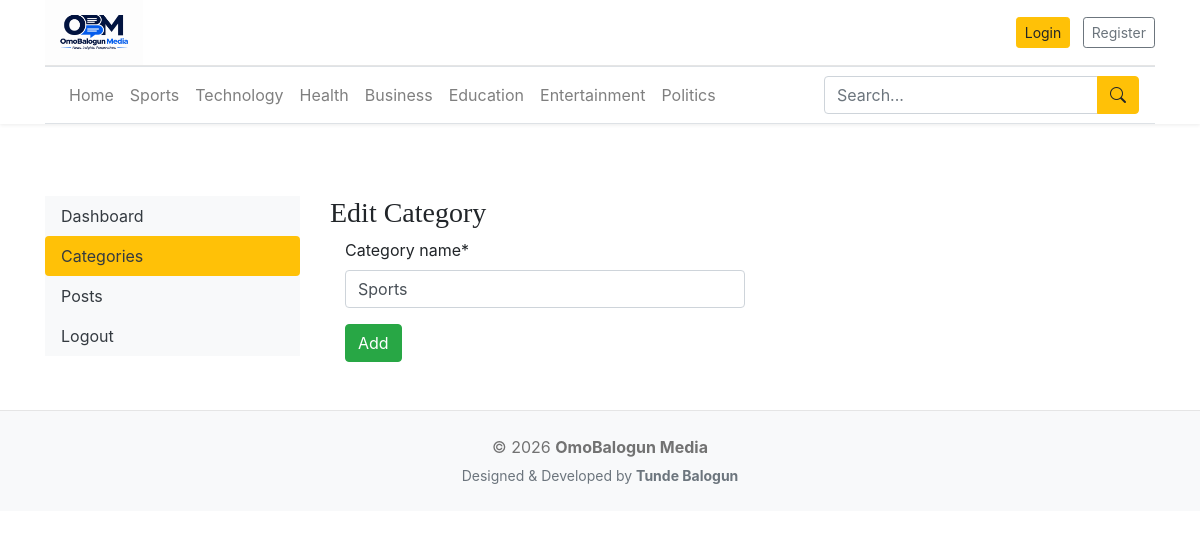
The page /dashboard/categories/edit/1/ on the database its author committed.
### blogs/models.py (models this page shows, shortened)
class Category(models.Model):
    category_name = models.CharField(max_length=50, unique=True)
    created_at = models.DateTimeField(auto_now_add=True)
    updated_at = models.DateTimeField(auto_now=True)
    class Meta:
        verbose_name_plural = 'categories'

### dashboards/views.py (the view)
# urls.py: path('categories/edit/<int:pk>/', views.edit_category_view, name='edit_category'),
def edit_category_view(request, pk):
    category = get_object_or_404(Category, pk=pk)
    form = CategoryForm(instance=category)
    if request.method == 'POST':
        form = CategoryForm(request.POST,instance=category)
        if form.is_valid():
            form.save()
            return redirect('categories')
    context = {
        'form': form,
        'category': category,
    }
    return render(request, 'dashboard/edit_category.html', context)

### dashboards/forms.py
class CategoryForm(forms.ModelForm):
    class Meta:
        model = Category
        fields = '__all__'

### blogs/context_processors.py (called while the page is built)
def get_categories(request):
    categories = Category.objects.all()
    return dict(categories= categories)

### templates/dashboard/edit_category.html (shortened to what this page needs)
{% extends 'blog_main/layout.html' %}
{% load crispy_forms_tags %}
{% block content %}
<div class="row pt-5">
    {% include 'blog_main/sidebar.html' %}
    <div class="col">
        <h3>Edit Category</h3>
        <div class="container">
            <form action="{% url 'edit_category' category.id %}" method="POST" style="width: 400px;">
                {{ form | crispy }}
                <button class="btn btn-success" type="submit">Add</button>
            </form>
        </div>
    </div>
</div>
{% endblock %}

### templates/blog_main/layout.html (shortened to what this page needs)
{% load static %}
<!DOCTYPE html>
<html lang="en">
<head>
    <link rel="stylesheet"
          href="https://cdn.jsdelivr.net/npm/bootstrap@4.6.2/dist/css/bootstrap.min.css">
    <link href="{% static 'css/blog.css' %}" rel="stylesheet">
    <link rel="stylesheet"
          href="https://cdnjs.cloudflare.com/ajax/libs/font-awesome/4.7.0/css/font-awesome.min.css">
    <link rel="stylesheet"
          href="https://cdn.jsdelivr.net/npm/bootstrap-icons@1.11.3/font/bootstrap-icons.min.css">
</head>
<body>
<div class="sticky-top fixed-header-wrap">
    <div class="container">
        <header class="blog-header py-0">
            <div class="row align-items-center">
                <div class="col-md-6 col-12 text-center text-md-left mb-3 mb-md-0">
                    <a href="{% url 'home' %}">
                        <img src="{% static 'images/obm.png' %}"
                             class="img-fluid"
                             alt="OmoBalogun Media"
                             style="max-height:65px;">
                    </a>
                </div>
            <div class="col-md-6 col-12 text-center text-md-right">
                {% if not user.is_authenticated %}
                    <a href="{% url 'login' %}"
                       class="btn btn-warning btn-sm mr-2">
                        Login
                    </a>
                    <a href="{% url 'register' %}"
                       class="btn btn-outline-secondary btn-sm">
                        Register
                    </a>
                {% endif %}
            </div>
            </div>
        </header>
        <nav class="navbar navbar-expand-lg navbar-light bg-white border-top border-bottom mb-4">
            <div class="collapse navbar-collapse"
                 id="mainNavbar">
                <ul class="navbar-nav mr-auto">
                    <li class="nav-item">
                        <a class="nav-link"
                           href="{% url 'home' %}">
                            Home
                        </a>
                    </li>
                    {% for category in categories %}
                    <li class="nav-item">
                        <a class="nav-link"
                           href="{% url 'category' category.id %}">
                            {{ category.category_name }}
                        </a>
                    </li>
                    {% endfor %}
                </ul>
                <form class="form-inline my-2 my-lg-0"
                      action="{% url 'search' %}"
                      method="GET">
                    <div class="input-group">
                        <input
                            class="form-control"
                            type="search"
                            placeholder="Search..."
                            name="keyword">
                        <div class="input-group-append">
                            <button
                                class="btn btn-warning"
                                type="submit">
                                <i class="bi bi-search"></i>
                            </button>
                        </div>
                    </div>
                </form>
            </div>
        </nav>
    </div>
</div>
<div class="container">
    {% block content %}
    {% endblock %}
</div>
<footer class="blog-footer bg-light mt-5 py-4">
    <div class="container text-center">
        <p class="mb-1">
            © {% now "Y" %}
            <strong>OmoBalogun Media</strong>
        </p>
        <small class="text-muted">
            Designed & Developed by
            <strong>Tunde Balogun</strong>
        </small>
    </div>
</footer>
</body>
</html>

### static/css/blog.css (style rules this page uses)
.blog-header { border-bottom: 1px solid #e5e5e5; }
h1, h2, h3, h4, h5, h6 { font-family: "Playfair Display", Georgia, "Times New Roman", serif; }
.blog-footer { padding: 2.5rem 0; color: #727272; text-align: center; background-color: #f9f9f9; border-top: .05rem solid #e5e5e5; }

### templates/blog_main/layout.html (style rules this page uses)
.fixed-header-wrap { background-color: #fff; box-shadow: 0 1px 4px rgba(0,0,0,0.08); }

### rows shown on the page
Category: category_name "Sports"
Category: category_name "Technology"
Category: category_name "Health"
Category: category_name "Business"
Category: category_name "Education"
Category: category_name "Entertainment"
Category: category_name "Politics"
